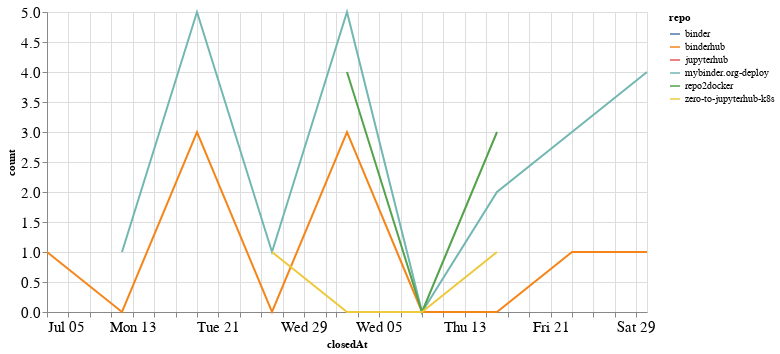

The notebook cell this image was saved under:
### Code cell
closed_by_time = closed_by.groupby('repo').resample('W', on='closedAt').count()['author'].reset_index()
closed_by_time = closed_by_time.rename(columns={'author': 'count'})

alt.Chart(closed_by_time, width=600).mark_line().encode(
    x='closedAt',
    y='count',
    color='repo',
    tooltip="repo"
)

### Figure 1 — Vega-Lite specification as saved in the notebook (floating-point values rounded to 4 significant figures)
{"config": {"axisLeft": {"labelFontSize": 15}, "axisBottom": {"labelFontSize": 15}}, "data": {"name": "data-b94e2482a4c612914c6e45295093f1ab"}, "mark": "line", "encoding": {"color": {"type": "nominal", "field": "repo"}, "tooltip": {"type": "nominal", "field": "repo"}, "x": {"type": "temporal", "field": "closedAt"}, "y": {"type": "quantitative", "field": "count"}}, "width": 600, "$schema": "https://vega.github.io/schema/vega-lite/v4.8.1.json", "datasets": {"data-b94e2482a4c612914c6e45295093f1ab": [{"repo": "binder", "closedAt": "2020-07-26T00:00:00", "count": 1}, {"repo": "binderhub", "closedAt": "2020-07-05T00:00:00", "count": 1}, {"repo": "binderhub", "closedAt": "2020-07-12T00:00:00", "count": 0}, {"repo": "binderhub", "closedAt": "2020-07-19T00:00:00", "count": 3}, {"repo": "binderhub", "closedAt": "2020-07-26T00:00:00", "count": 0}, {"repo": "binderhub", "closedAt": "2020-08-02T00:00:00", "count": 3}, {"repo": "binderhub", "closedAt": "2020-08-09T00:00:00", "count": 0}, {"repo": "binderhub", "closedAt": "2020-08-16T00:00:00", "count": 0}, {"repo": "binderhub", "closedAt": "2020-08-23T00:00:00", "count": 1}, {"repo": "binderhub", "closedAt": "2020-08-30T00:00:00", "count": 1}, {"repo": "jupyterhub", "closedAt": "2020-08-16T00:00:00", "count": 1}, {"repo": "mybinder.org-deploy", "closedAt": "2020-07-12T00:00:00", "count": 1}, {"repo": "mybinder.org-deploy", "closedAt": "2020-07-19T00:00:00", "count": 5}, {"repo": "mybinder.org-deploy", "closedAt": "2020-07-26T00:00:00", "count": 1}, {"repo": "mybinder.org-deploy", "closedAt": "2020-08-02T00:00:00", "count": 5}, {"repo": "mybinder.org-deploy", "closedAt": "2020-08-09T00:00:00", "count": 0}, {"repo": "mybinder.org-deploy", "closedAt": "2020-08-16T00:00:00", "count": 2}, {"repo": "mybinder.org-deploy", "closedAt": "2020-08-23T00:00:00", "count": 3}, {"repo": "mybinder.org-deploy", "closedAt": "2020-08-30T00:00:00", "count": 4}, {"repo": "repo2docker", "closedAt": "2020-08-02T00:00:00", "count": 4}, {"repo": "repo2docker", "closedAt": "2020-08-09T00:00:00", "count": 0}, {"repo": "repo2docker", "closedAt": "2020-08-16T00:00:00", "count": 3}, {"repo": "zero-to-jupyterhub-k8s", "closedAt": "2020-07-26T00:00:00", "count": 1}, {"repo": "zero-to-jupyterhub-k8s", "closedAt": "2020-08-02T00:00:00", "count": 0}, {"repo": "zero-to-jupyterhub-k8s", "closedAt": "2020-08-09T00:00:00", "count": 0}, {"repo": "zero-to-jupyterhub-k8s", "closedAt": "2020-08-16T00:00:00", "count": 1}]}}
